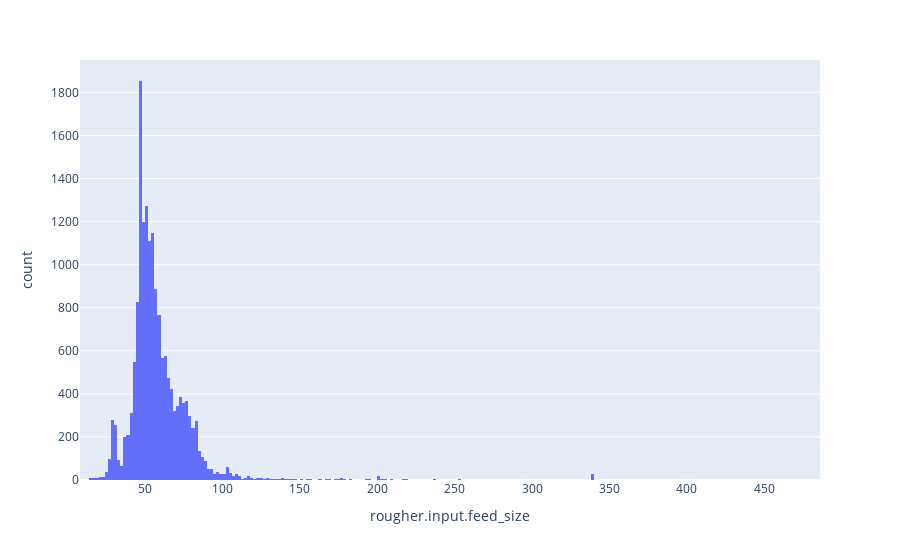

The notebook cell this image was saved under:
### Code cell
# hisatogram of train set rougher.input.feed_size
px.histogram(data_train, x='rougher.input.feed_size').show()

### Figure 1 — Plotly figure (JSON) as saved in the notebook; plotly's stock layout.template omitted (floating-point values rounded to 4 significant figures; data arrays with more than 128 entries replaced by an {"elided": "..."} marker saying what was removed)
{"data": [{"alignmentgroup": "True", "bingroup": "x", "hovertemplate": "rougher.input.feed_size=%{x}<br>count=%{y}<extra></extra>", "legendgroup": "", "marker": {"color": "#636efa", "pattern": {"shape": ""}}, "name": "", "offsetgroup": "", "orientation": "v", "showlegend": false, "type": "histogram", "x": {"elided": "16860 float values"}, "xaxis": "x", "yaxis": "y"}], "layout": {"barmode": "relative", "legend": {"tracegroupgap": 0}, "margin": {"t": 60}, "xaxis": {"anchor": "y", "domain": [0, 1], "title": {"text": "rougher.input.feed_size"}}, "yaxis": {"anchor": "x", "domain": [0, 1], "title": {"text": "count"}}}}
